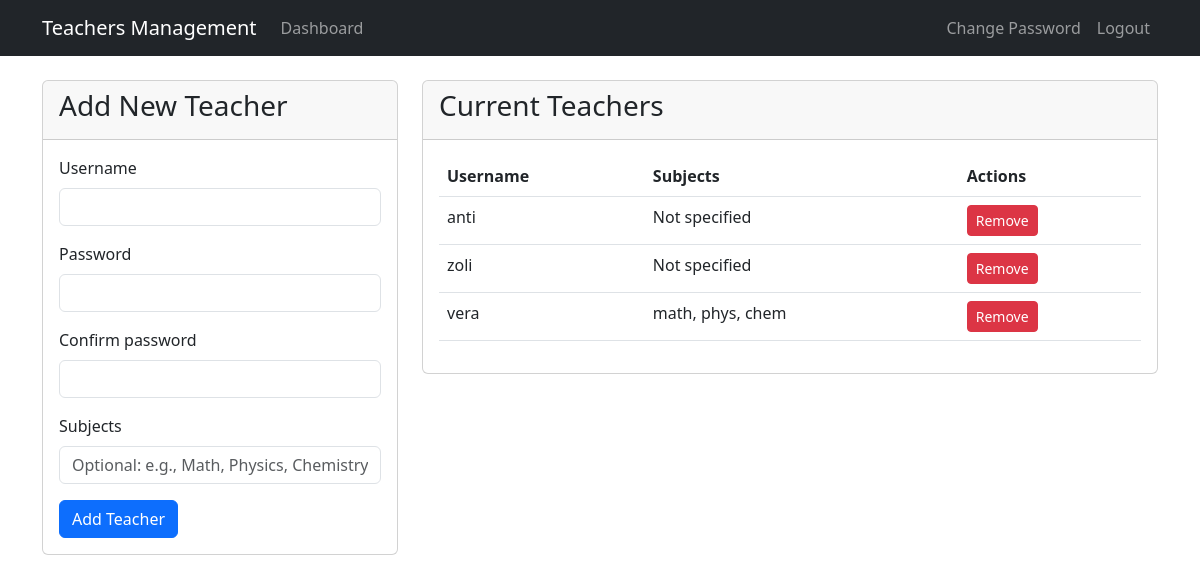
The page /manage-teachers/ (signed in) on the database its author committed.
### teachers_app/models.py (models this page shows, shortened)
class Teacher(models.Model):
    user = models.OneToOneField(CustomUser, on_delete=models.CASCADE)
    subjects = models.CharField(max_length=200, blank=True, help_text="Optional: List of subjects taught")

class CustomUser(AbstractUser):
    is_teacher = models.BooleanField(default=False)
    is_inspector = models.BooleanField(default=False)
    is_superuser = models.BooleanField(default=False)

### teachers_app/views.py (the view)
# urls.py: path('manage-teachers/', views.manage_teachers, name='manage_teachers'),
@login_required
@user_passes_test(is_superuser)
def manage_teachers(request):
    teachers = Teacher.objects.all()
    form = TeacherCreationForm()
    return render(request, 'manage_teachers.html', {
        'teachers': teachers,
        'form': form
    })

### teachers_app/forms.py (shortened to what this page needs)
class TeacherCreationForm(forms.Form):
    username = forms.CharField(max_length=150, widget=forms.TextInput(attrs={'class': 'form-control'}))
    password = forms.CharField(widget=forms.PasswordInput(attrs={'class': 'form-control'}))
    confirm_password = forms.CharField(widget=forms.PasswordInput(attrs={'class': 'form-control'}))
    subjects = forms.CharField(
        max_length=200,
        required=False,
        widget=forms.TextInput(attrs={
            'class': 'form-control',
            'placeholder': 'Optional: e.g., Math, Physics, Chemistry'
        })
    )

### teachers_app/views.py (called while the page is built)
def is_superuser(user):
    return user.is_superuser

### templates/manage_teachers.html (shortened to what this page needs)
{% extends 'base.html' %}
{% block content %}
<div class="row">
    <div class="col-md-4">
        <div class="card">
            <div class="card-header">
                <h3>Add New Teacher</h3>
            </div>
            <div class="card-body">
                <form method="post" action="{% url 'add_teacher' %}">
                    {% for field in form %}
                        <div class="mb-3">
                            <label for="{{ field.id_for_label }}" class="form-label">{{ field.label }}</label>
                            {{ field }}
                        </div>
                    {% endfor %}
                    <button type="submit" class="btn btn-primary">Add Teacher</button>
                </form>
            </div>
        </div>
    </div>
    <div class="col-md-8">
        <div class="card">
            <div class="card-header">
                <h3>Current Teachers</h3>
            </div>
            <div class="card-body">
                {% if teachers %}
                    <div class="table-responsive">
                        <table class="table">
                            <thead>
                                <tr>
                                    <th>Username</th>
                                    <th>Subjects</th>
                                    <th>Actions</th>
                                </tr>
                            </thead>
                            <tbody>
                                {% for teacher in teachers %}
                                    <tr>
                                        <td>{{ teacher.user.username }}</td>
                                        <td>{{ teacher.subjects|default:"Not specified" }}</td>
                                        <td>
                                            <form method="post" action="{% url 'remove_teacher' teacher.id %}" style="display: inline;">
                                                <button type="submit" class="btn btn-danger btn-sm"
                                                        onclick="return confirm('Are you sure you want to remove this teacher?')">
                                                    Remove
                                                </button>
                                            </form>
                                        </td>
                                    </tr>
                                {% endfor %}
                            </tbody>
                        </table>
                    </div>
                {% else %}
                    <p>No teachers found.</p>
                {% endif %}
            </div>
        </div>
    </div>
</div>
{% endblock %}

### rows shown on the page
Teacher: user.username "anti", subjects "Not specified"
Teacher: user.username "zoli", subjects "Not specified"
Teacher: user.username "vera", subjects "math, phys, chem"

### other values the page prints
{{ field.label }} "Username" "Password" "Confirm password" "Subjects"
